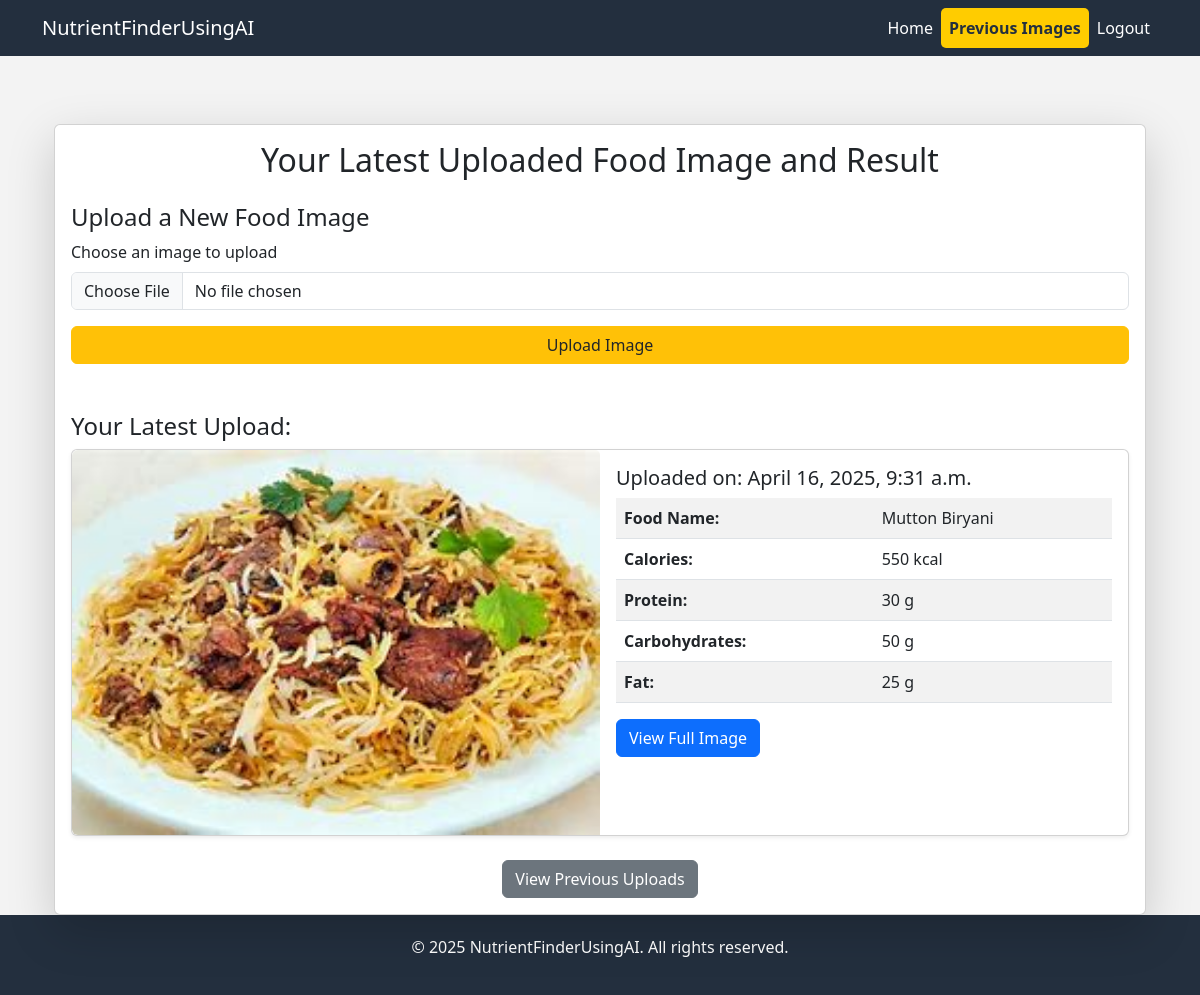
The page /dashboard/ (signed in) on the database its author committed.
### app/models.py (models this page shows, shortened)
class UploadedFood(models.Model):
    user = models.ForeignKey(User, on_delete=models.CASCADE)  # Add a ForeignKey to User
    image = models.ImageField(upload_to='uploads/')
    content = models.TextField(blank=True, null=True)  # To store AI response
    uploaded_at = models.DateTimeField(auto_now_add=True)

### app/views.py (the view, shortened to what this page needs)
# urls.py: path('dashboard/', views.dashboard, name='dashboard'),
@login_required
def dashboard(request):
    uploaded_image = UploadedFood.objects.filter(user=request.user).order_by('-uploaded_at').first()
    if uploaded_image and uploaded_image.content:
        try:
            parsed = json.loads(uploaded_image.content)
            if isinstance(parsed, list) and parsed:
                uploaded_image.parsed_content = parsed[0]
            else:
                uploaded_image.parsed_content = parsed
        except json.JSONDecodeError:
            uploaded_image.parsed_content = {}
    else:
        uploaded_image = None
    return render(request, 'Dashboard/dashboard.html', {'upload': uploaded_image})

### templates/Dashboard/dashboard.html (shortened to what this page needs)
{% extends 'base.html' %}
{% block content %}
<div class="container mt-5">
    <div class="card shadow-lg">
        <div class="card-body">
            <h2 class="mb-4 text-center">Your Latest Uploaded Food Image and Result</h2>
            <div class="mb-4">
                <h4>Upload a New Food Image</h4>
                <form method="POST" enctype="multipart/form-data" id="uploadForm">
                    <div class="mb-3">
                        <label for="food_image" class="form-label">Choose an image to upload</label>
                        <input type="file" name="food_image" class="form-control" required id="food_image">
                    </div>
                    <button type="submit" class="btn btn-warning w-100 text-dark">Upload Image</button>
                </form>
            </div>
            {% if upload %}
            <div class="mt-5">
                <h4>Your Latest Upload:</h4>
                <div class="card mb-4 shadow-sm">
                    <div class="row g-0">
                        <div class="col-md-6">
                            <img src="{{ upload.image.url }}" class="card-img-top rounded-start" alt="Food Image">
                        </div>
                        <div class="col-md-6">
                            <div class="card-body">
                                <h5 class="card-title">Uploaded on: {{ upload.uploaded_at }}</h5>
                                <table class="table table-striped">
                                    <tbody>
                                        <tr>
                                            <td><strong>Food Name:</strong></td>
                                            <td>{{ upload.parsed_content.food_name }}</td>
                                        </tr>
                                        <tr>
                                            <td><strong>Calories:</strong></td>
                                            <td>{{ upload.parsed_content.calories }} kcal</td>
                                        </tr>
                                        <tr>
                                            <td><strong>Protein:</strong></td>
                                            <td>{{ upload.parsed_content.protein }} g</td>
                                        </tr>
                                        <tr>
                                            <td><strong>Carbohydrates:</strong></td>
                                            <td>{{ upload.parsed_content.carbohydrates }} g</td>
                                        </tr>
                                        <tr>
                                            <td><strong>Fat:</strong></td>
                                            <td>{{ upload.parsed_content.fat }} g</td>
                                        </tr>
                                    </tbody>
                                </table>
                                <a href="{{ upload.image.url }}" class="btn btn-primary" target="_blank">View Full Image</a>
                            </div>
                        </div>
                    </div>
                </div>
            </div>
            {% else %}
            <p class="mt-4 text-center">No uploads yet. Please upload an image to get started.</p>
            {% endif %}
            <div class="mt-4 text-center">
                <a href="{% url 'uploaded_images' %}" class="btn btn-secondary">View Previous Uploads</a>
            </div>
        </div>
    </div>
</div>
{% endblock %}

### templates/base.html (style rules this page uses)
body { background-color: #f3f3f3; display: flex; flex-direction: column; min-height: 100vh; }

### rows shown on the page
UploadedFood: image (picture), uploaded_at "April 16, 2025, 9:31 a.m.", parsed_content.food_name "Mutton Biryani", parsed_content.calories "550", parsed_content.protein "30", parsed_content.carbohydrates "50", parsed_content.fat "25"
